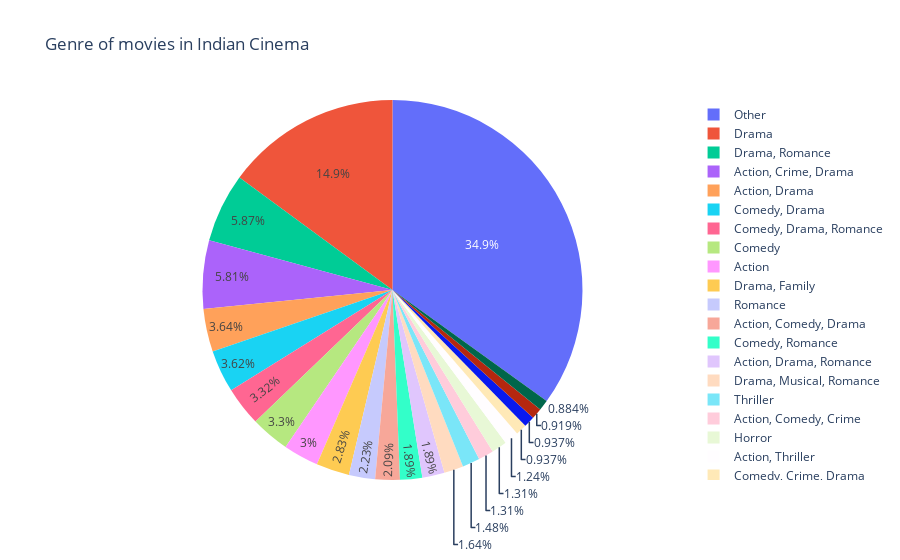

Write notebook code for a chart like this one.
### Code cell
genrePie.loc[genrePie['Count'] < 50, 'Genre'] = 'Other'
ax = px.pie(genrePie, values='Count', names='Genre', title='Genre of movies in Indian Cinema')
ax.show()

### Figure 1 — Plotly figure (JSON) as saved in the notebook; plotly's stock layout.template omitted (floating-point values rounded to 4 significant figures; data arrays with more than 128 entries replaced by an {"elided": "..."} marker saying what was removed)
{"data": [{"domain": {"x": [0, 1], "y": [0, 1]}, "hovertemplate": "Genre=%{label}<br>Count=%{value}<extra></extra>", "labels": {"elided": "376 str values"}, "legendgroup": "", "name": "", "showlegend": true, "type": "pie", "values": {"elided": "376 int values"}}], "layout": {"legend": {"tracegroupgap": 0}, "title": {"text": "Genre of movies in Indian Cinema"}}}
